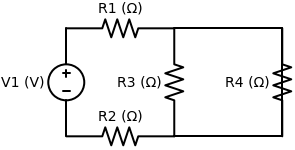

Write Python code to recreate this figure.
import matplotlib.pyplot as plt
from matplotlib.widgets import Slider
import schemdraw
import schemdraw.elements as elm

# Crear figura y ejes para el diagrama del circuito

with schemdraw.Drawing() as d:
    d += (V := elm.SourceV().up().label(f'V1 (V)'))
    d += elm.Resistor().right().label(f'R1 (Ω)')
    
    # Primer quiebre (R1)
    d.push()
    d += elm.Resistor().right().label(f'R3 (Ω)').down()
    d += elm.Resistor().left().label(f'R2 (Ω)')
    d.pop()
    # Fin quiebre

    d += elm.Line().right()

    # Segundo quiebre (R2)
    d.push()
    d += elm.Resistor().right().label(f'R4 (Ω)').down()
    d += elm.Line().left()
    d.pop()
    # Fin quiebre

    d += elm.Line().down()
    d += elm.Line().left()
    d.save('img/circuitMixto.png')

# Mostrar el gráfico
plt.show()